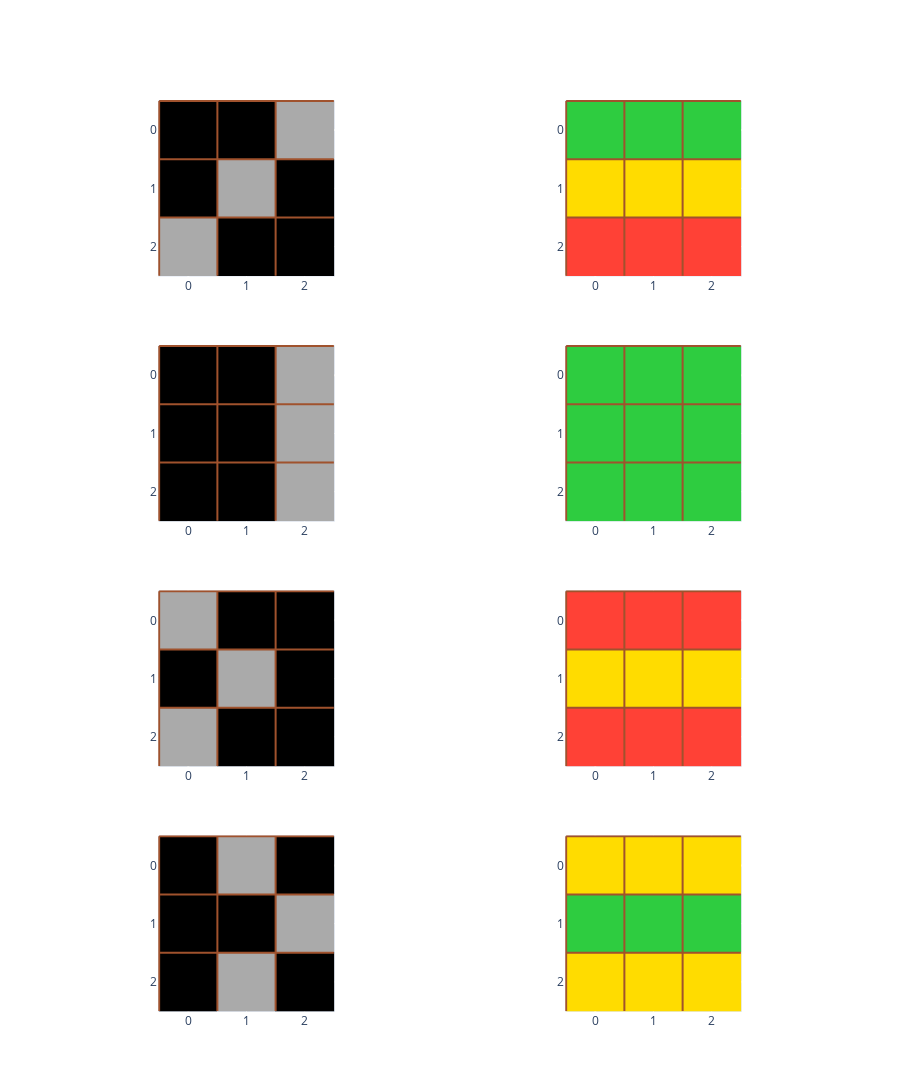
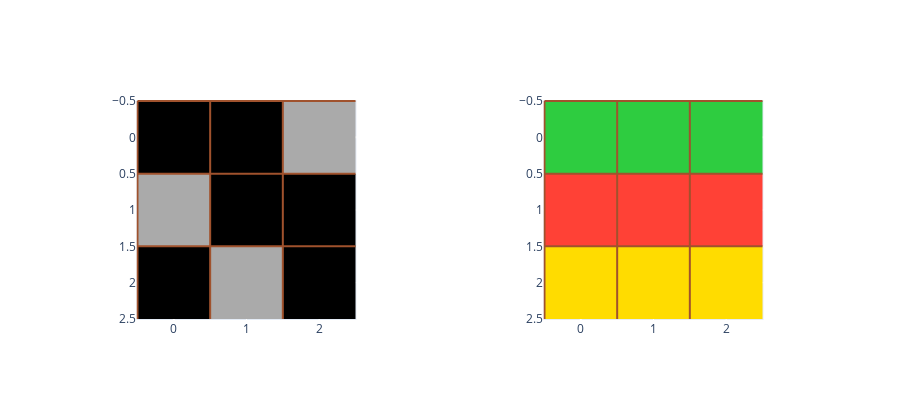
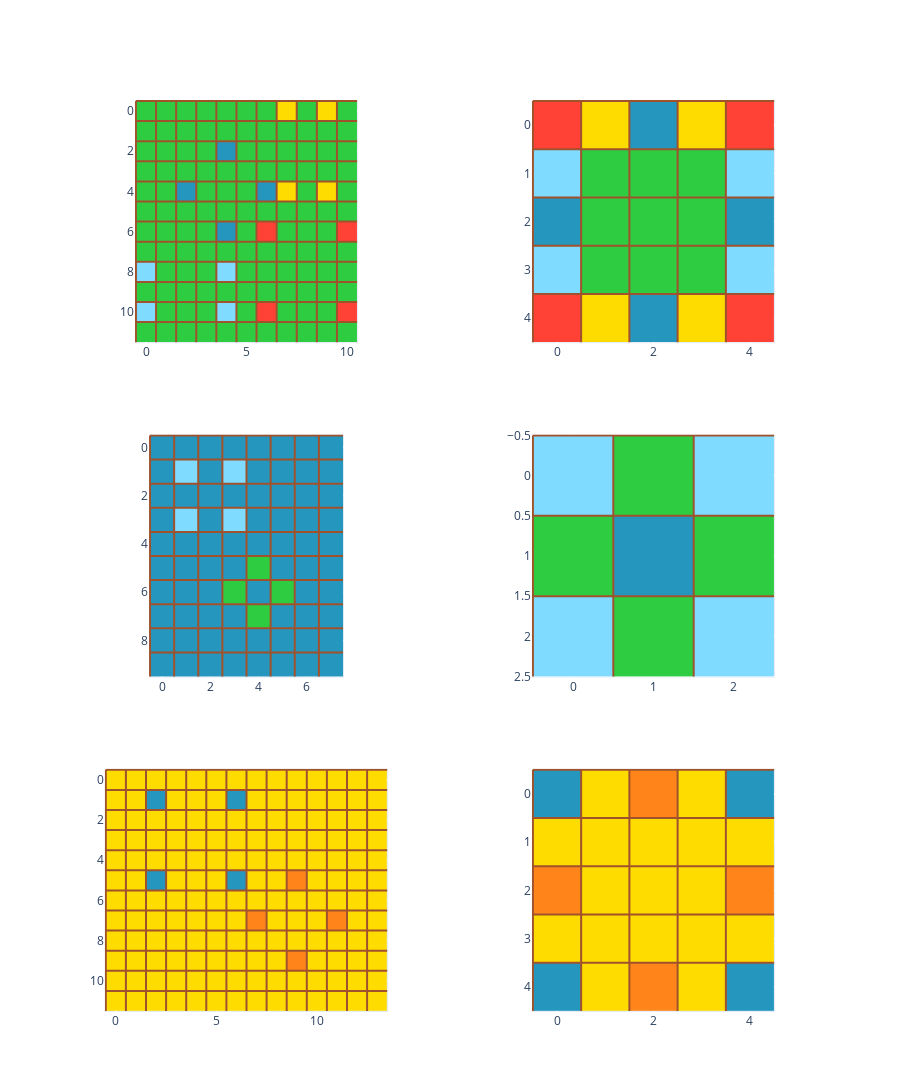
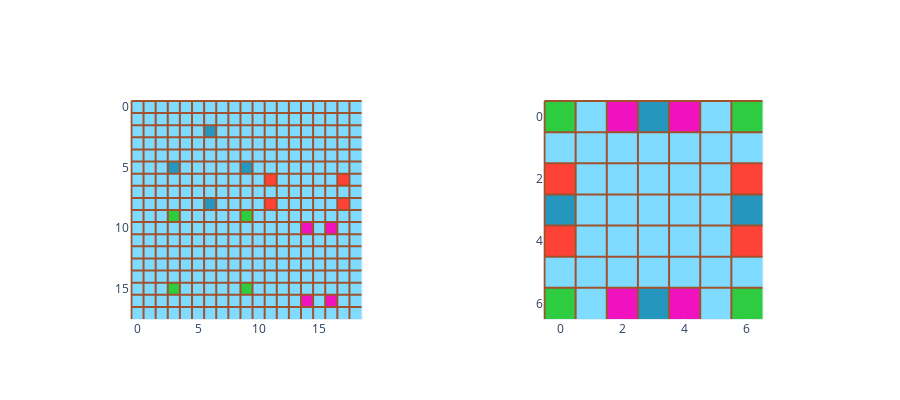

The notebook cell saved with these charts, in order:
### Markdown cell above
# Wibbly

### Code cell
arc = ARC()
for problem in arc.problems[:5]:
    problem.plot()

### Figure 1 — Plotly figure (JSON) as saved in the notebook; plotly's stock layout.template omitted (floating-point values rounded to 4 significant figures)
{"data": [{"type": "image", "xaxis": "x", "yaxis": "y", "z": [[[0, 0, 0], [0, 0, 0], [170, 170, 170]], [[0, 0, 0], [170, 170, 170], [0, 0, 0]], [[170, 170, 170], [0, 0, 0], [0, 0, 0]]]}, {"type": "image", "xaxis": "x2", "yaxis": "y2", "z": [[[46, 204, 64], [46, 204, 64], [46, 204, 64]], [[255, 220, 0], [255, 220, 0], [255, 220, 0]], [[255, 65, 54], [255, 65, 54], [255, 65, 54]]]}, {"type": "image", "xaxis": "x3", "yaxis": "y3", "z": [[[0, 0, 0], [0, 0, 0], [170, 170, 170]], [[0, 0, 0], [0, 0, 0], [170, 170, 170]], [[0, 0, 0], [0, 0, 0], [170, 170, 170]]]}, {"type": "image", "xaxis": "x4", "yaxis": "y4", "z": [[[46, 204, 64], [46, 204, 64], [46, 204, 64]], [[46, 204, 64], [46, 204, 64], [46, 204, 64]], [[46, 204, 64], [46, 204, 64], [46, 204, 64]]]}, {"type": "image", "xaxis": "x5", "yaxis": "y5", "z": [[[170, 170, 170], [0, 0, 0], [0, 0, 0]], [[0, 0, 0], [170, 170, 170], [0, 0, 0]], [[170, 170, 170], [0, 0, 0], [0, 0, 0]]]}, {"type": "image", "xaxis": "x6", "yaxis": "y6", "z": [[[255, 65, 54], [255, 65, 54], [255, 65, 54]], [[255, 220, 0], [255, 220, 0], [255, 220, 0]], [[255, 65, 54], [255, 65, 54], [255, 65, 54]]]}, {"type": "image", "xaxis": "x7", "yaxis": "y7", "z": [[[0, 0, 0], [170, 170, 170], [0, 0, 0]], [[0, 0, 0], [0, 0, 0], [170, 170, 170]], [[0, 0, 0], [170, 170, 170], [0, 0, 0]]]}, {"type": "image", "xaxis": "x8", "yaxis": "y8", "z": [[[255, 220, 0], [255, 220, 0], [255, 220, 0]], [[46, 204, 64], [46, 204, 64], [46, 204, 64]], [[255, 220, 0], [255, 220, 0], [255, 220, 0]]]}], "layout": {"height": 1600, "shapes": [{"line": {"color": "sienna", "width": 2}, "type": "line", "x0": -0.5, "x1": 2.5, "xref": "x", "y0": -0.5, "y1": -0.5, "yref": "y"}, {"line": {"color": "sienna", "width": 2}, "type": "line", "x0": -0.5, "x1": 2.5, "xref": "x", "y0": 0.5, "y1": 0.5, "yref": "y"}, {"line": {"color": "sienna", "width": 2}, "type": "line", "x0": -0.5, "x1": 2.5, "xref": "x", "y0": 1.5, "y1": 1.5, "yref": "y"}, {"line": {"color": "sienna", "width": 2}, "type": "line", "x0": -0.5, "x1": -0.5, "xref": "x", "y0": -0.5, "y1": 2.5, "yref": "y"}, {"line": {"color": "sienna", "width": 2}, "type": "line", "x0": 0.5, "x1": 0.5, "xref": "x", "y0": -0.5, "y1": 2.5, "yref": "y"}, {"line": {"color": "sienna", "width": 2}, "type": "line", "x0": 1.5, "x1": 1.5, "xref": "x", "y0": -0.5, "y1": 2.5, "yref": "y"}, {"line": {"color": "sienna", "width": 2}, "type": "line", "x0": -0.5, "x1": 2.5, "xref": "x2", "y0": -0.5, "y1": -0.5, "yref": "y2"}, {"line": {"color": "sienna", "width": 2}, "type": "line", "x0": -0.5, "x1": 2.5, "xref": "x2", "y0": 0.5, "y1": 0.5, "yref": "y2"}, {"line": {"color": "sienna", "width": 2}, "type": "line", "x0": -0.5, "x1": 2.5, "xref": "x2", "y0": 1.5, "y1": 1.5, "yref": "y2"}, {"line": {"color": "sienna", "width": 2}, "type": "line", "x0": -0.5, "x1": -0.5, "xref": "x2", "y0": -0.5, "y1": 2.5, "yref": "y2"}, {"line": {"color": "sienna", "width": 2}, "type": "line", "x0": 0.5, "x1": 0.5, "xref": "x2", "y0": -0.5, "y1": 2.5, "yref": "y2"}, {"line": {"color": "sienna", "width": 2}, "type": "line", "x0": 1.5, "x1": 1.5, "xref": "x2", "y0": -0.5, "y1": 2.5, "yref": "y2"}, {"line": {"color": "sienna", "width": 2}, "type": "line", "x0": -0.5, "x1": 2.5, "xref": "x3", "y0": -0.5, "y1": -0.5, "yref": "y3"}, {"line": {"color": "sienna", "width": 2}, "type": "line", "x0": -0.5, "x1": 2.5, "xref": "x3", "y0": 0.5, "y1": 0.5, "yref": "y3"}, {"line": {"color": "sienna", "width": 2}, "type": "line", "x0": -0.5, "x1": 2.5, "xref": "x3", "y0": 1.5, "y1": 1.5, "yref": "y3"}, {"line": {"color": "sienna", "width": 2}, "type": "line", "x0": -0.5, "x1": -0.5, "xref": "x3", "y0": -0.5, "y1": 2.5, "yref": "y3"}, {"line": {"color": "sienna", "width": 2}, "type": "line", "x0": 0.5, "x1": 0.5, "xref": "x3", "y0": -0.5, "y1": 2.5, "yref": "y3"}, {"line": {"color": "sienna", "width": 2}, "type": "line", "x0": 1.5, "x1": 1.5, "xref": "x3", "y0": -0.5, "y1": 2.5, "yref": "y3"}, {"line": {"color": "sienna", "width": 2}, "type": "line", "x0": -0.5, "x1": 2.5, "xref": "x4", "y0": -0.5, "y1": -0.5, "yref": "y4"}, {"line": {"color": "sienna", "width": 2}, "type": "line", "x0": -0.5, "x1": 2.5, "xref": "x4", "y0": 0.5, "y1": 0.5, "yref": "y4"}, {"line": {"color": "sienna", "width": 2}, "type": "line", "x0": -0.5, "x1": 2.5, "xref": "x4", "y0": 1.5, "y1": 1.5, "yref": "y4"}, {"line": {"color": "sienna", "width": 2}, "type": "line", "x0": -0.5, "x1": -0.5, "xref": "x4", "y0": -0.5, "y1": 2.5, "yref": "y4"}, {"line": {"color": "sienna", "width": 2}, "type": "line", "x0": 0.5, "x1": 0.5, "xref": "x4", "y0": -0.5, "y1": 2.5, "yref": "y4"}, {"line": {"color": "sienna", "width": 2}, "type": "line", "x0": 1.5, "x1": 1.5, "xref": "x4", "y0": -0.5, "y1": 2.5, "yref": "y4"}, {"line": {"color": "sienna", "width": 2}, "type": "line", "x0": -0.5, "x1": 2.5, "xref": "x5", "y0": -0.5, "y1": -0.5, "yref": "y5"}, {"line": {"color": "sienna", "width": 2}, "type": "line", "x0": -0.5, "x1": 2.5, "xref": "x5", "y0": 0.5, "y1": 0.5, "yref": "y5"}, {"line": {"color": "sienna", "width": 2}, "type": "line", "x0": -0.5, "x1": 2.5, "xref": "x5", "y0": 1.5, "y1": 1.5, "yref": "y5"}, {"line": {"color": "sienna", "width": 2}, "type": "line", "x0": -0.5, "x1": -0.5, "xref": "x5", "y0": -0.5, "y1": 2.5, "yref": "y5"}, {"line": {"color": "sienna", "width": 2}, "type": "line", "x0": 0.5, "x1": 0.5, "xref": "x5", "y0": -0.5, "y1": 2.5, "yref": "y5"}, {"line": {"color": "sienna", "width": 2}, "type": "line", "x0": 1.5, "x1": 1.5, "xref": "x5", "y0": -0.5, "y1": 2.5, "yref": "y5"}, {"line": {"color": "sienna", "width": 2}, "type": "line", "x0": -0.5, "x1": 2.5, "xref": "x6", "y0": -0.5, "y1": -0.5, "yref": "y6"}, {"line": {"color": "sienna", "width": 2}, "type": "line", "x0": -0.5, "x1": 2.5, "xref": "x6", "y0": 0.5, "y1": 0.5, "yref": "y6"}, {"line": {"color": "sienna", "width": 2}, "type": "line", "x0": -0.5, "x1": 2.5, "xref": "x6", "y0": 1.5, "y1": 1.5, "yref": "y6"}, {"line": {"color": "sienna", "width": 2}, "type": "line", "x0": -0.5, "x1": -0.5, "xref": "x6", "y0": -0.5, "y1": 2.5, "yref": "y6"}, {"line": {"color": "sienna", "width": 2}, "type": "line", "x0": 0.5, "x1": 0.5, "xref": "x6", "y0": -0.5, "y1": 2.5, "yref": "y6"}, {"line": {"color": "sienna", "width": 2}, "type": "line", "x0": 1.5, "x1": 1.5, "xref": "x6", "y0": -0.5, "y1": 2.5, "yref": "y6"}, {"line": {"color": "sienna", "width": 2}, "type": "line", "x0": -0.5, "x1": 2.5, "xref": "x7", "y0": -0.5, "y1": -0.5, "yref": "y7"}, {"line": {"color": "sienna", "width": 2}, "type": "line", "x0": -0.5, "x1": 2.5, "xref": "x7", "y0": 0.5, "y1": 0.5, "yref": "y7"}, {"line": {"color": "sienna", "width": 2}, "type": "line", "x0": -0.5, "x1": 2.5, "xref": "x7", "y0": 1.5, "y1": 1.5, "yref": "y7"}, {"line": {"color": "sienna", "width": 2}, "type": "line", "x0": -0.5, "x1": -0.5, "xref": "x7", "y0": -0.5, "y1": 2.5, "yref": "y7"}, {"line": {"color": "sienna", "width": 2}, "type": "line", "x0": 0.5, "x1": 0.5, "xref": "x7", "y0": -0.5, "y1": 2.5, "yref": "y7"}, {"line": {"color": "sienna", "width": 2}, "type": "line", "x0": 1.5, "x1": 1.5, "xref": "x7", "y0": -0.5, "y1": 2.5, "yref": "y7"}, {"line": {"color": "sienna", "width": 2}, "type": "line", "x0": -0.5, "x1": 2.5, "xref": "x8", "y0": -0.5, "y1": -0.5, "yref": "y8"}, {"line": {"color": "sienna", "width": 2}, "type": "line", "x0": -0.5, "x1": 2.5, "xref": "x8", "y0": 0.5, "y1": 0.5, "yref": "y8"}, {"line": {"color": "sienna", "width": 2}, "type": "line", "x0": -0.5, "x1": 2.5, "xref": "x8", "y0": 1.5, "y1": 1.5, "yref": "y8"}, {"line": {"color": "sienna", "width": 2}, "type": "line", "x0": -0.5, "x1": -0.5, "xref": "x8", "y0": -0.5, "y1": 2.5, "yref": "y8"}, {"line": {"color": "sienna", "width": 2}, "type": "line", "x0": 0.5, "x1": 0.5, "xref": "x8", "y0": -0.5, "y1": 2.5, "yref": "y8"}, {"line": {"color": "sienna", "width": 2}, "type": "line", "x0": 1.5, "x1": 1.5, "xref": "x8", "y0": -0.5, "y1": 2.5, "yref": "y8"}], "xaxis": {"anchor": "y", "domain": [0, 0.45]}, "xaxis2": {"anchor": "y2", "domain": [0.55, 1]}, "xaxis3": {"anchor": "y3", "domain": [0, 0.45]}, "xaxis4": {"anchor": "y4", "domain": [0.55, 1]}, "xaxis5": {"anchor": "y5", "domain": [0, 0.45]}, "xaxis6": {"anchor": "y6", "domain": [0.55, 1]}, "xaxis7": {"anchor": "y7", "domain": [0, 0.45]}, "xaxis8": {"anchor": "y8", "domain": [0.55, 1]}, "yaxis": {"anchor": "x", "domain": [0.8063, 1]}, "yaxis2": {"anchor": "x2", "domain": [0.8063, 1]}, "yaxis3": {"anchor": "x3", "domain": [0.5375, 0.7312]}, "yaxis4": {"anchor": "x4", "domain": [0.5375, 0.7312]}, "yaxis5": {"anchor": "x5", "domain": [0.2687, 0.4625]}, "yaxis6": {"anchor": "x6", "domain": [0.2687, 0.4625]}, "yaxis7": {"anchor": "x7", "domain": [0, 0.1938]}, "yaxis8": {"anchor": "x8", "domain": [0, 0.1938]}}}

### Figure 2 — Plotly figure (JSON) as saved in the notebook; plotly's stock layout.template omitted (floating-point values rounded to 4 significant figures)
{"data": [{"type": "image", "xaxis": "x", "yaxis": "y", "z": [[[0, 0, 0], [0, 0, 0], [170, 170, 170]], [[170, 170, 170], [0, 0, 0], [0, 0, 0]], [[0, 0, 0], [170, 170, 170], [0, 0, 0]]]}, {"type": "image", "xaxis": "x2", "yaxis": "y2", "z": [[[46, 204, 64], [46, 204, 64], [46, 204, 64]], [[255, 65, 54], [255, 65, 54], [255, 65, 54]], [[255, 220, 0], [255, 220, 0], [255, 220, 0]]]}], "layout": {"height": 400, "shapes": [{"line": {"color": "sienna", "width": 2}, "type": "line", "x0": -0.5, "x1": 2.5, "xref": "x", "y0": -0.5, "y1": -0.5, "yref": "y"}, {"line": {"color": "sienna", "width": 2}, "type": "line", "x0": -0.5, "x1": 2.5, "xref": "x", "y0": 0.5, "y1": 0.5, "yref": "y"}, {"line": {"color": "sienna", "width": 2}, "type": "line", "x0": -0.5, "x1": 2.5, "xref": "x", "y0": 1.5, "y1": 1.5, "yref": "y"}, {"line": {"color": "sienna", "width": 2}, "type": "line", "x0": -0.5, "x1": -0.5, "xref": "x", "y0": -0.5, "y1": 2.5, "yref": "y"}, {"line": {"color": "sienna", "width": 2}, "type": "line", "x0": 0.5, "x1": 0.5, "xref": "x", "y0": -0.5, "y1": 2.5, "yref": "y"}, {"line": {"color": "sienna", "width": 2}, "type": "line", "x0": 1.5, "x1": 1.5, "xref": "x", "y0": -0.5, "y1": 2.5, "yref": "y"}, {"line": {"color": "sienna", "width": 2}, "type": "line", "x0": -0.5, "x1": 2.5, "xref": "x2", "y0": -0.5, "y1": -0.5, "yref": "y2"}, {"line": {"color": "sienna", "width": 2}, "type": "line", "x0": -0.5, "x1": 2.5, "xref": "x2", "y0": 0.5, "y1": 0.5, "yref": "y2"}, {"line": {"color": "sienna", "width": 2}, "type": "line", "x0": -0.5, "x1": 2.5, "xref": "x2", "y0": 1.5, "y1": 1.5, "yref": "y2"}, {"line": {"color": "sienna", "width": 2}, "type": "line", "x0": -0.5, "x1": -0.5, "xref": "x2", "y0": -0.5, "y1": 2.5, "yref": "y2"}, {"line": {"color": "sienna", "width": 2}, "type": "line", "x0": 0.5, "x1": 0.5, "xref": "x2", "y0": -0.5, "y1": 2.5, "yref": "y2"}, {"line": {"color": "sienna", "width": 2}, "type": "line", "x0": 1.5, "x1": 1.5, "xref": "x2", "y0": -0.5, "y1": 2.5, "yref": "y2"}], "xaxis": {"anchor": "y", "domain": [0, 0.45]}, "xaxis2": {"anchor": "y2", "domain": [0.55, 1]}, "yaxis": {"anchor": "x", "domain": [0, 1]}, "yaxis2": {"anchor": "x2", "domain": [0, 1]}}}

### Figure 3 — Plotly figure (JSON) as saved in the notebook; plotly's stock layout.template omitted (floating-point values rounded to 4 significant figures; data arrays with more than 128 entries replaced by an {"elided": "..."} marker saying what was removed)
{"data": [{"type": "image", "xaxis": "x", "yaxis": "y", "z": {"elided": "12x11x3 int values"}}, {"type": "image", "xaxis": "x2", "yaxis": "y2", "z": [[[255, 65, 54], [255, 220, 0], [37, 150, 190], [255, 220, 0], [255, 65, 54]], [[127, 219, 255], [46, 204, 64], [46, 204, 64], [46, 204, 64], [127, 219, 255]], [[37, 150, 190], [46, 204, 64], [46, 204, 64], [46, 204, 64], [37, 150, 190]], [[127, 219, 255], [46, 204, 64], [46, 204, 64], [46, 204, 64], [127, 219, 255]], [[255, 65, 54], [255, 220, 0], [37, 150, 190], [255, 220, 0], [255, 65, 54]]]}, {"type": "image", "xaxis": "x3", "yaxis": "y3", "z": {"elided": "10x8x3 int values"}}, {"type": "image", "xaxis": "x4", "yaxis": "y4", "z": [[[127, 219, 255], [46, 204, 64], [127, 219, 255]], [[46, 204, 64], [37, 150, 190], [46, 204, 64]], [[127, 219, 255], [46, 204, 64], [127, 219, 255]]]}, {"type": "image", "xaxis": "x5", "yaxis": "y5", "z": {"elided": "12x14x3 int values"}}, {"type": "image", "xaxis": "x6", "yaxis": "y6", "z": [[[37, 150, 190], [255, 220, 0], [255, 133, 27], [255, 220, 0], [37, 150, 190]], [[255, 220, 0], [255, 220, 0], [255, 220, 0], [255, 220, 0], [255, 220, 0]], [[255, 133, 27], [255, 220, 0], [255, 220, 0], [255, 220, 0], [255, 133, 27]], [[255, 220, 0], [255, 220, 0], [255, 220, 0], [255, 220, 0], [255, 220, 0]], [[37, 150, 190], [255, 220, 0], [255, 133, 27], [255, 220, 0], [37, 150, 190]]]}], "layout": {"height": 1200, "shapes": [{"line": {"color": "sienna", "width": 2}, "type": "line", "x0": -0.5, "x1": 10.5, "xref": "x", "y0": -0.5, "y1": -0.5, "yref": "y"}, {"line": {"color": "sienna", "width": 2}, "type": "line", "x0": -0.5, "x1": 10.5, "xref": "x", "y0": 0.5, "y1": 0.5, "yref": "y"}, {"line": {"color": "sienna", "width": 2}, "type": "line", "x0": -0.5, "x1": 10.5, "xref": "x", "y0": 1.5, "y1": 1.5, "yref": "y"}, {"line": {"color": "sienna", "width": 2}, "type": "line", "x0": -0.5, "x1": 10.5, "xref": "x", "y0": 2.5, "y1": 2.5, "yref": "y"}, {"line": {"color": "sienna", "width": 2}, "type": "line", "x0": -0.5, "x1": 10.5, "xref": "x", "y0": 3.5, "y1": 3.5, "yref": "y"}, {"line": {"color": "sienna", "width": 2}, "type": "line", "x0": -0.5, "x1": 10.5, "xref": "x", "y0": 4.5, "y1": 4.5, "yref": "y"}, {"line": {"color": "sienna", "width": 2}, "type": "line", "x0": -0.5, "x1": 10.5, "xref": "x", "y0": 5.5, "y1": 5.5, "yref": "y"}, {"line": {"color": "sienna", "width": 2}, "type": "line", "x0": -0.5, "x1": 10.5, "xref": "x", "y0": 6.5, "y1": 6.5, "yref": "y"}, {"line": {"color": "sienna", "width": 2}, "type": "line", "x0": -0.5, "x1": 10.5, "xref": "x", "y0": 7.5, "y1": 7.5, "yref": "y"}, {"line": {"color": "sienna", "width": 2}, "type": "line", "x0": -0.5, "x1": 10.5, "xref": "x", "y0": 8.5, "y1": 8.5, "yref": "y"}, {"line": {"color": "sienna", "width": 2}, "type": "line", "x0": -0.5, "x1": 10.5, "xref": "x", "y0": 9.5, "y1": 9.5, "yref": "y"}, {"line": {"color": "sienna", "width": 2}, "type": "line", "x0": -0.5, "x1": 10.5, "xref": "x", "y0": 10.5, "y1": 10.5, "yref": "y"}, {"line": {"color": "sienna", "width": 2}, "type": "line", "x0": -0.5, "x1": -0.5, "xref": "x", "y0": -0.5, "y1": 11.5, "yref": "y"}, {"line": {"color": "sienna", "width": 2}, "type": "line", "x0": 0.5, "x1": 0.5, "xref": "x", "y0": -0.5, "y1": 11.5, "yref": "y"}, {"line": {"color": "sienna", "width": 2}, "type": "line", "x0": 1.5, "x1": 1.5, "xref": "x", "y0": -0.5, "y1": 11.5, "yref": "y"}, {"line": {"color": "sienna", "width": 2}, "type": "line", "x0": 2.5, "x1": 2.5, "xref": "x", "y0": -0.5, "y1": 11.5, "yref": "y"}, {"line": {"color": "sienna", "width": 2}, "type": "line", "x0": 3.5, "x1": 3.5, "xref": "x", "y0": -0.5, "y1": 11.5, "yref": "y"}, {"line": {"color": "sienna", "width": 2}, "type": "line", "x0": 4.5, "x1": 4.5, "xref": "x", "y0": -0.5, "y1": 11.5, "yref": "y"}, {"line": {"color": "sienna", "width": 2}, "type": "line", "x0": 5.5, "x1": 5.5, "xref": "x", "y0": -0.5, "y1": 11.5, "yref": "y"}, {"line": {"color": "sienna", "width": 2}, "type": "line", "x0": 6.5, "x1": 6.5, "xref": "x", "y0": -0.5, "y1": 11.5, "yref": "y"}, {"line": {"color": "sienna", "width": 2}, "type": "line", "x0": 7.5, "x1": 7.5, "xref": "x", "y0": -0.5, "y1": 11.5, "yref": "y"}, {"line": {"color": "sienna", "width": 2}, "type": "line", "x0": 8.5, "x1": 8.5, "xref": "x", "y0": -0.5, "y1": 11.5, "yref": "y"}, {"line": {"color": "sienna", "width": 2}, "type": "line", "x0": 9.5, "x1": 9.5, "xref": "x", "y0": -0.5, "y1": 11.5, "yref": "y"}, {"line": {"color": "sienna", "width": 2}, "type": "line", "x0": -0.5, "x1": 4.5, "xref": "x2", "y0": -0.5, "y1": -0.5, "yref": "y2"}, {"line": {"color": "sienna", "width": 2}, "type": "line", "x0": -0.5, "x1": 4.5, "xref": "x2", "y0": 0.5, "y1": 0.5, "yref": "y2"}, {"line": {"color": "sienna", "width": 2}, "type": "line", "x0": -0.5, "x1": 4.5, "xref": "x2", "y0": 1.5, "y1": 1.5, "yref": "y2"}, {"line": {"color": "sienna", "width": 2}, "type": "line", "x0": -0.5, "x1": 4.5, "xref": "x2", "y0": 2.5, "y1": 2.5, "yref": "y2"}, {"line": {"color": "sienna", "width": 2}, "type": "line", "x0": -0.5, "x1": 4.5, "xref": "x2", "y0": 3.5, "y1": 3.5, "yref": "y2"}, {"line": {"color": "sienna", "width": 2}, "type": "line", "x0": -0.5, "x1": -0.5, "xref": "x2", "y0": -0.5, "y1": 4.5, "yref": "y2"}, {"line": {"color": "sienna", "width": 2}, "type": "line", "x0": 0.5, "x1": 0.5, "xref": "x2", "y0": -0.5, "y1": 4.5, "yref": "y2"}, {"line": {"color": "sienna", "width": 2}, "type": "line", "x0": 1.5, "x1": 1.5, "xref": "x2", "y0": -0.5, "y1": 4.5, "yref": "y2"}, {"line": {"color": "sienna", "width": 2}, "type": "line", "x0": 2.5, "x1": 2.5, "xref": "x2", "y0": -0.5, "y1": 4.5, "yref": "y2"}, {"line": {"color": "sienna", "width": 2}, "type": "line", "x0": 3.5, "x1": 3.5, "xref": "x2", "y0": -0.5, "y1": 4.5, "yref": "y2"}, {"line": {"color": "sienna", "width": 2}, "type": "line", "x0": -0.5, "x1": 7.5, "xref": "x3", "y0": -0.5, "y1": -0.5, "yref": "y3"}, {"line": {"color": "sienna", "width": 2}, "type": "line", "x0": -0.5, "x1": 7.5, "xref": "x3", "y0": 0.5, "y1": 0.5, "yref": "y3"}, {"line": {"color": "sienna", "width": 2}, "type": "line", "x0": -0.5, "x1": 7.5, "xref": "x3", "y0": 1.5, "y1": 1.5, "yref": "y3"}, {"line": {"color": "sienna", "width": 2}, "type": "line", "x0": -0.5, "x1": 7.5, "xref": "x3", "y0": 2.5, "y1": 2.5, "yref": "y3"}, {"line": {"color": "sienna", "width": 2}, "type": "line", "x0": -0.5, "x1": 7.5, "xref": "x3", "y0": 3.5, "y1": 3.5, "yref": "y3"}, {"line": {"color": "sienna", "width": 2}, "type": "line", "x0": -0.5, "x1": 7.5, "xref": "x3", "y0": 4.5, "y1": 4.5, "yref": "y3"}, {"line": {"color": "sienna", "width": 2}, "type": "line", "x0": -0.5, "x1": 7.5, "xref": "x3", "y0": 5.5, "y1": 5.5, "yref": "y3"}, {"line": {"color": "sienna", "width": 2}, "type": "line", "x0": -0.5, "x1": 7.5, "xref": "x3", "y0": 6.5, "y1": 6.5, "yref": "y3"}, {"line": {"color": "sienna", "width": 2}, "type": "line", "x0": -0.5, "x1": 7.5, "xref": "x3", "y0": 7.5, "y1": 7.5, "yref": "y3"}, {"line": {"color": "sienna", "width": 2}, "type": "line", "x0": -0.5, "x1": 7.5, "xref": "x3", "y0": 8.5, "y1": 8.5, "yref": "y3"}, {"line": {"color": "sienna", "width": 2}, "type": "line", "x0": -0.5, "x1": -0.5, "xref": "x3", "y0": -0.5, "y1": 9.5, "yref": "y3"}, {"line": {"color": "sienna", "width": 2}, "type": "line", "x0": 0.5, "x1": 0.5, "xref": "x3", "y0": -0.5, "y1": 9.5, "yref": "y3"}, {"line": {"color": "sienna", "width": 2}, "type": "line", "x0": 1.5, "x1": 1.5, "xref": "x3", "y0": -0.5, "y1": 9.5, "yref": "y3"}, {"line": {"color": "sienna", "width": 2}, "type": "line", "x0": 2.5, "x1": 2.5, "xref": "x3", "y0": -0.5, "y1": 9.5, "yref": "y3"}, {"line": {"color": "sienna", "width": 2}, "type": "line", "x0": 3.5, "x1": 3.5, "xref": "x3", "y0": -0.5, "y1": 9.5, "yref": "y3"}, {"line": {"color": "sienna", "width": 2}, "type": "line", "x0": 4.5, "x1": 4.5, "xref": "x3", "y0": -0.5, "y1": 9.5, "yref": "y3"}, {"line": {"color": "sienna", "width": 2}, "type": "line", "x0": 5.5, "x1": 5.5, "xref": "x3", "y0": -0.5, "y1": 9.5, "yref": "y3"}, {"line": {"color": "sienna", "width": 2}, "type": "line", "x0": 6.5, "x1": 6.5, "xref": "x3", "y0": -0.5, "y1": 9.5, "yref": "y3"}, {"line": {"color": "sienna", "width": 2}, "type": "line", "x0": -0.5, "x1": 2.5, "xref": "x4", "y0": -0.5, "y1": -0.5, "yref": "y4"}, {"line": {"color": "sienna", "width": 2}, "type": "line", "x0": -0.5, "x1": 2.5, "xref": "x4", "y0": 0.5, "y1": 0.5, "yref": "y4"}, {"line": {"color": "sienna", "width": 2}, "type": "line", "x0": -0.5, "x1": 2.5, "xref": "x4", "y0": 1.5, "y1": 1.5, "yref": "y4"}, {"line": {"color": "sienna", "width": 2}, "type": "line", "x0": -0.5, "x1": -0.5, "xref": "x4", "y0": -0.5, "y1": 2.5, "yref": "y4"}, {"line": {"color": "sienna", "width": 2}, "type": "line", "x0": 0.5, "x1": 0.5, "xref": "x4", "y0": -0.5, "y1": 2.5, "yref": "y4"}, {"line": {"color": "sienna", "width": 2}, "type": "line", "x0": 1.5, "x1": 1.5, "xref": "x4", "y0": -0.5, "y1": 2.5, "yref": "y4"}, {"line": {"color": "sienna", "width": 2}, "type": "line", "x0": -0.5, "x1": 13.5, "xref": "x5", "y0": -0.5, "y1": -0.5, "yref": "y5"}, {"line": {"color": "sienna", "width": 2}, "type": "line", "x0": -0.5, "x1": 13.5, "xref": "x5", "y0": 0.5, "y1": 0.5, "yref": "y5"}, {"line": {"color": "sienna", "width": 2}, "type": "line", "x0": -0.5, "x1": 13.5, "xref": "x5", "y0": 1.5, "y1": 1.5, "yref": "y5"}, {"line": {"color": "sienna", "width": 2}, "type": "line", "x0": -0.5, "x1": 13.5, "xref": "x5", "y0": 2.5, "y1": 2.5, "yref": "y5"}, {"line": {"color": "sienna", "width": 2}, "type": "line", "x0": -0.5, "x1": 13.5, "xref": "x5", "y0": 3.5, "y1": 3.5, "yref": "y5"}, {"line": {"color": "sienna", "width": 2}, "type": "line", "x0": -0.5, "x1": 13.5, "xref": "x5", "y0": 4.5, "y1": 4.5, "yref": "y5"}, {"line": {"color": "sienna", "width": 2}, "type": "line", "x0": -0.5, "x1": 13.5, "xref": "x5", "y0": 5.5, "y1": 5.5, "yref": "y5"}, {"line": {"color": "sienna", "width": 2}, "type": "line", "x0": -0.5, "x1": 13.5, "xref": "x5", "y0": 6.5, "y1": 6.5, "yref": "y5"}, {"line": {"color": "sienna", "width": 2}, "type": "line", "x0": -0.5, "x1": 13.5, "xref": "x5", "y0": 7.5, "y1": 7.5, "yref": "y5"}, {"line": {"color": "sienna", "width": 2}, "type": "line", "x0": -0.5, "x1": 13.5, "xref": "x5", "y0": 8.5, "y1": 8.5, "yref": "y5"}, {"line": {"color": "sienna", "width": 2}, "type": "line", "x0": -0.5, "x1": 13.5, "xref": "x5", "y0": 9.5, "y1": 9.5, "yref": "y5"}, {"line": {"color": "sienna", "width": 2}, "type": "line", "x0": -0.5, "x1": 13.5, "xref": "x5", "y0": 10.5, "y1": 10.5, "yref": "y5"}, {"line": {"color": "sienna", "width": 2}, "type": "line", "x0": -0.5, "x1": -0.5, "xref": "x5", "y0": -0.5, "y1": 11.5, "yref": "y5"}, {"line": {"color": "sienna", "width": 2}, "type": "line", "x0": 0.5, "x1": 0.5, "xref": "x5", "y0": -0.5, "y1": 11.5, "yref": "y5"}, {"line": {"color": "sienna", "width": 2}, "type": "line", "x0": 1.5, "x1": 1.5, "xref": "x5", "y0": -0.5, "y1": 11.5, "yref": "y5"}, {"line": {"color": "sienna", "width": 2}, "type": "line", "x0": 2.5, "x1": 2.5, "xref": "x5", "y0": -0.5, "y1": 11.5, "yref": "y5"}, {"line": {"color": "sienna", "width": 2}, "type": "line", "x0": 3.5, "x1": 3.5, "xref": "x5", "y0": -0.5, "y1": 11.5, "yref": "y5"}, {"line": {"color": "sienna", "width": 2}, "type": "line", "x0": 4.5, "x1": 4.5, "xref": "x5", "y0": -0.5, "y1": 11.5, "yref": "y5"}, {"line": {"color": "sienna", "width": 2}, "type": "line", "x0": 5.5, "x1": 5.5, "xref": "x5", "y0": -0.5, "y1": 11.5, "yref": "y5"}, {"line": {"color": "sienna", "width": 2}, "type": "line", "x0": 6.5, "x1": 6.5, "xref": "x5", "y0": -0.5, "y1": 11.5, "yref": "y5"}, {"line": {"color": "sienna", "width": 2}, "type": "line", "x0": 7.5, "x1": 7.5, "xref": "x5", "y0": -0.5, "y1": 11.5, "yref": "y5"}, {"line": {"color": "sienna", "width": 2}, "type": "line", "x0": 8.5, "x1": 8.5, "xref": "x5", "y0": -0.5, "y1": 11.5, "yref": "y5"}, {"line": {"color": "sienna", "width": 2}, "type": "line", "x0": 9.5, "x1": 9.5, "xref": "x5", "y0": -0.5, "y1": 11.5, "yref": "y5"}, {"line": {"color": "sienna", "width": 2}, "type": "line", "x0": 10.5, "x1": 10.5, "xref": "x5", "y0": -0.5, "y1": 11.5, "yref": "y5"}, {"line": {"color": "sienna", "width": 2}, "type": "line", "x0": 11.5, "x1": 11.5, "xref": "x5", "y0": -0.5, "y1": 11.5, "yref": "y5"}, {"line": {"color": "sienna", "width": 2}, "type": "line", "x0": 12.5, "x1": 12.5, "xref": "x5", "y0": -0.5, "y1": 11.5, "yref": "y5"}, {"line": {"color": "sienna", "width": 2}, "type": "line", "x0": -0.5, "x1": 4.5, "xref": "x6", "y0": -0.5, "y1": -0.5, "yref": "y6"}, {"line": {"color": "sienna", "width": 2}, "type": "line", "x0": -0.5, "x1": 4.5, "xref": "x6", "y0": 0.5, "y1": 0.5, "yref": "y6"}, {"line": {"color": "sienna", "width": 2}, "type": "line", "x0": -0.5, "x1": 4.5, "xref": "x6", "y0": 1.5, "y1": 1.5, "yref": "y6"}, {"line": {"color": "sienna", "width": 2}, "type": "line", "x0": -0.5, "x1": 4.5, "xref": "x6", "y0": 2.5, "y1": 2.5, "yref": "y6"}, {"line": {"color": "sienna", "width": 2}, "type": "line", "x0": -0.5, "x1": 4.5, "xref": "x6", "y0": 3.5, "y1": 3.5, "yref": "y6"}, {"line": {"color": "sienna", "width": 2}, "type": "line", "x0": -0.5, "x1": -0.5, "xref": "x6", "y0": -0.5, "y1": 4.5, "yref": "y6"}, {"line": {"color": "sienna", "width": 2}, "type": "line", "x0": 0.5, "x1": 0.5, "xref": "x6", "y0": -0.5, "y1": 4.5, "yref": "y6"}, {"line": {"color": "sienna", "width": 2}, "type": "line", "x0": 1.5, "x1": 1.5, "xref": "x6", "y0": -0.5, "y1": 4.5, "yref": "y6"}, {"line": {"color": "sienna", "width": 2}, "type": "line", "x0": 2.5, "x1": 2.5, "xref": "x6", "y0": -0.5, "y1": 4.5, "yref": "y6"}, {"line": {"color": "sienna", "width": 2}, "type": "line", "x0": 3.5, "x1": 3.5, "xref": "x6", "y0": -0.5, "y1": 4.5, "yref": "y6"}], "xaxis": {"anchor": "y", "domain": [0, 0.45]}, "xaxis2": {"anchor": "y2", "domain": [0.55, 1]}, "xaxis3": {"anchor": "y3", "domain": [0, 0.45]}, "xaxis4": {"anchor": "y4", "domain": [0.55, 1]}, "xaxis5": {"anchor": "y5", "domain": [0, 0.45]}, "xaxis6": {"anchor": "y6", "domain": [0.55, 1]}, "yaxis": {"anchor": "x", "domain": [0.7333, 1]}, "yaxis2": {"anchor": "x2", "domain": [0.7333, 1]}, "yaxis3": {"anchor": "x3", "domain": [0.3667, 0.6333]}, "yaxis4": {"anchor": "x4", "domain": [0.3667, 0.6333]}, "yaxis5": {"anchor": "x5", "domain": [0, 0.2667]}, "yaxis6": {"anchor": "x6", "domain": [0, 0.2667]}}}

### Figure 4 — Plotly figure (JSON) as saved in the notebook; plotly's stock layout.template omitted (floating-point values rounded to 4 significant figures; data arrays with more than 128 entries replaced by an {"elided": "..."} marker saying what was removed)
{"data": [{"type": "image", "xaxis": "x", "yaxis": "y", "z": {"elided": "18x19x3 int values"}}, {"type": "image", "xaxis": "x2", "yaxis": "y2", "z": {"elided": "7x7x3 int values"}}], "layout": {"height": 400, "shapes": [{"line": {"color": "sienna", "width": 2}, "type": "line", "x0": -0.5, "x1": 18.5, "xref": "x", "y0": -0.5, "y1": -0.5, "yref": "y"}, {"line": {"color": "sienna", "width": 2}, "type": "line", "x0": -0.5, "x1": 18.5, "xref": "x", "y0": 0.5, "y1": 0.5, "yref": "y"}, {"line": {"color": "sienna", "width": 2}, "type": "line", "x0": -0.5, "x1": 18.5, "xref": "x", "y0": 1.5, "y1": 1.5, "yref": "y"}, {"line": {"color": "sienna", "width": 2}, "type": "line", "x0": -0.5, "x1": 18.5, "xref": "x", "y0": 2.5, "y1": 2.5, "yref": "y"}, {"line": {"color": "sienna", "width": 2}, "type": "line", "x0": -0.5, "x1": 18.5, "xref": "x", "y0": 3.5, "y1": 3.5, "yref": "y"}, {"line": {"color": "sienna", "width": 2}, "type": "line", "x0": -0.5, "x1": 18.5, "xref": "x", "y0": 4.5, "y1": 4.5, "yref": "y"}, {"line": {"color": "sienna", "width": 2}, "type": "line", "x0": -0.5, "x1": 18.5, "xref": "x", "y0": 5.5, "y1": 5.5, "yref": "y"}, {"line": {"color": "sienna", "width": 2}, "type": "line", "x0": -0.5, "x1": 18.5, "xref": "x", "y0": 6.5, "y1": 6.5, "yref": "y"}, {"line": {"color": "sienna", "width": 2}, "type": "line", "x0": -0.5, "x1": 18.5, "xref": "x", "y0": 7.5, "y1": 7.5, "yref": "y"}, {"line": {"color": "sienna", "width": 2}, "type": "line", "x0": -0.5, "x1": 18.5, "xref": "x", "y0": 8.5, "y1": 8.5, "yref": "y"}, {"line": {"color": "sienna", "width": 2}, "type": "line", "x0": -0.5, "x1": 18.5, "xref": "x", "y0": 9.5, "y1": 9.5, "yref": "y"}, {"line": {"color": "sienna", "width": 2}, "type": "line", "x0": -0.5, "x1": 18.5, "xref": "x", "y0": 10.5, "y1": 10.5, "yref": "y"}, {"line": {"color": "sienna", "width": 2}, "type": "line", "x0": -0.5, "x1": 18.5, "xref": "x", "y0": 11.5, "y1": 11.5, "yref": "y"}, {"line": {"color": "sienna", "width": 2}, "type": "line", "x0": -0.5, "x1": 18.5, "xref": "x", "y0": 12.5, "y1": 12.5, "yref": "y"}, {"line": {"color": "sienna", "width": 2}, "type": "line", "x0": -0.5, "x1": 18.5, "xref": "x", "y0": 13.5, "y1": 13.5, "yref": "y"}, {"line": {"color": "sienna", "width": 2}, "type": "line", "x0": -0.5, "x1": 18.5, "xref": "x", "y0": 14.5, "y1": 14.5, "yref": "y"}, {"line": {"color": "sienna", "width": 2}, "type": "line", "x0": -0.5, "x1": 18.5, "xref": "x", "y0": 15.5, "y1": 15.5, "yref": "y"}, {"line": {"color": "sienna", "width": 2}, "type": "line", "x0": -0.5, "x1": 18.5, "xref": "x", "y0": 16.5, "y1": 16.5, "yref": "y"}, {"line": {"color": "sienna", "width": 2}, "type": "line", "x0": -0.5, "x1": -0.5, "xref": "x", "y0": -0.5, "y1": 17.5, "yref": "y"}, {"line": {"color": "sienna", "width": 2}, "type": "line", "x0": 0.5, "x1": 0.5, "xref": "x", "y0": -0.5, "y1": 17.5, "yref": "y"}, {"line": {"color": "sienna", "width": 2}, "type": "line", "x0": 1.5, "x1": 1.5, "xref": "x", "y0": -0.5, "y1": 17.5, "yref": "y"}, {"line": {"color": "sienna", "width": 2}, "type": "line", "x0": 2.5, "x1": 2.5, "xref": "x", "y0": -0.5, "y1": 17.5, "yref": "y"}, {"line": {"color": "sienna", "width": 2}, "type": "line", "x0": 3.5, "x1": 3.5, "xref": "x", "y0": -0.5, "y1": 17.5, "yref": "y"}, {"line": {"color": "sienna", "width": 2}, "type": "line", "x0": 4.5, "x1": 4.5, "xref": "x", "y0": -0.5, "y1": 17.5, "yref": "y"}, {"line": {"color": "sienna", "width": 2}, "type": "line", "x0": 5.5, "x1": 5.5, "xref": "x", "y0": -0.5, "y1": 17.5, "yref": "y"}, {"line": {"color": "sienna", "width": 2}, "type": "line", "x0": 6.5, "x1": 6.5, "xref": "x", "y0": -0.5, "y1": 17.5, "yref": "y"}, {"line": {"color": "sienna", "width": 2}, "type": "line", "x0": 7.5, "x1": 7.5, "xref": "x", "y0": -0.5, "y1": 17.5, "yref": "y"}, {"line": {"color": "sienna", "width": 2}, "type": "line", "x0": 8.5, "x1": 8.5, "xref": "x", "y0": -0.5, "y1": 17.5, "yref": "y"}, {"line": {"color": "sienna", "width": 2}, "type": "line", "x0": 9.5, "x1": 9.5, "xref": "x", "y0": -0.5, "y1": 17.5, "yref": "y"}, {"line": {"color": "sienna", "width": 2}, "type": "line", "x0": 10.5, "x1": 10.5, "xref": "x", "y0": -0.5, "y1": 17.5, "yref": "y"}, {"line": {"color": "sienna", "width": 2}, "type": "line", "x0": 11.5, "x1": 11.5, "xref": "x", "y0": -0.5, "y1": 17.5, "yref": "y"}, {"line": {"color": "sienna", "width": 2}, "type": "line", "x0": 12.5, "x1": 12.5, "xref": "x", "y0": -0.5, "y1": 17.5, "yref": "y"}, {"line": {"color": "sienna", "width": 2}, "type": "line", "x0": 13.5, "x1": 13.5, "xref": "x", "y0": -0.5, "y1": 17.5, "yref": "y"}, {"line": {"color": "sienna", "width": 2}, "type": "line", "x0": 14.5, "x1": 14.5, "xref": "x", "y0": -0.5, "y1": 17.5, "yref": "y"}, {"line": {"color": "sienna", "width": 2}, "type": "line", "x0": 15.5, "x1": 15.5, "xref": "x", "y0": -0.5, "y1": 17.5, "yref": "y"}, {"line": {"color": "sienna", "width": 2}, "type": "line", "x0": 16.5, "x1": 16.5, "xref": "x", "y0": -0.5, "y1": 17.5, "yref": "y"}, {"line": {"color": "sienna", "width": 2}, "type": "line", "x0": 17.5, "x1": 17.5, "xref": "x", "y0": -0.5, "y1": 17.5, "yref": "y"}, {"line": {"color": "sienna", "width": 2}, "type": "line", "x0": -0.5, "x1": 6.5, "xref": "x2", "y0": -0.5, "y1": -0.5, "yref": "y2"}, {"line": {"color": "sienna", "width": 2}, "type": "line", "x0": -0.5, "x1": 6.5, "xref": "x2", "y0": 0.5, "y1": 0.5, "yref": "y2"}, {"line": {"color": "sienna", "width": 2}, "type": "line", "x0": -0.5, "x1": 6.5, "xref": "x2", "y0": 1.5, "y1": 1.5, "yref": "y2"}, {"line": {"color": "sienna", "width": 2}, "type": "line", "x0": -0.5, "x1": 6.5, "xref": "x2", "y0": 2.5, "y1": 2.5, "yref": "y2"}, {"line": {"color": "sienna", "width": 2}, "type": "line", "x0": -0.5, "x1": 6.5, "xref": "x2", "y0": 3.5, "y1": 3.5, "yref": "y2"}, {"line": {"color": "sienna", "width": 2}, "type": "line", "x0": -0.5, "x1": 6.5, "xref": "x2", "y0": 4.5, "y1": 4.5, "yref": "y2"}, {"line": {"color": "sienna", "width": 2}, "type": "line", "x0": -0.5, "x1": 6.5, "xref": "x2", "y0": 5.5, "y1": 5.5, "yref": "y2"}, {"line": {"color": "sienna", "width": 2}, "type": "line", "x0": -0.5, "x1": -0.5, "xref": "x2", "y0": -0.5, "y1": 6.5, "yref": "y2"}, {"line": {"color": "sienna", "width": 2}, "type": "line", "x0": 0.5, "x1": 0.5, "xref": "x2", "y0": -0.5, "y1": 6.5, "yref": "y2"}, {"line": {"color": "sienna", "width": 2}, "type": "line", "x0": 1.5, "x1": 1.5, "xref": "x2", "y0": -0.5, "y1": 6.5, "yref": "y2"}, {"line": {"color": "sienna", "width": 2}, "type": "line", "x0": 2.5, "x1": 2.5, "xref": "x2", "y0": -0.5, "y1": 6.5, "yref": "y2"}, {"line": {"color": "sienna", "width": 2}, "type": "line", "x0": 3.5, "x1": 3.5, "xref": "x2", "y0": -0.5, "y1": 6.5, "yref": "y2"}, {"line": {"color": "sienna", "width": 2}, "type": "line", "x0": 4.5, "x1": 4.5, "xref": "x2", "y0": -0.5, "y1": 6.5, "yref": "y2"}, {"line": {"color": "sienna", "width": 2}, "type": "line", "x0": 5.5, "x1": 5.5, "xref": "x2", "y0": -0.5, "y1": 6.5, "yref": "y2"}], "xaxis": {"anchor": "y", "domain": [0, 0.45]}, "xaxis2": {"anchor": "y2", "domain": [0.55, 1]}, "yaxis": {"anchor": "x", "domain": [0, 1]}, "yaxis2": {"anchor": "x2", "domain": [0, 1]}}}
